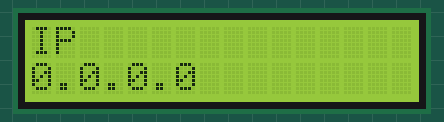
This sketch was run on a simulated ESP8266 (NodeMCU). Parts: 16×2 character LCD. Uploads are accepted with an empty reply.

Above: at 0.1 s.
At 5.4 s:
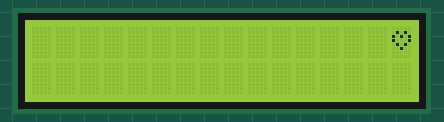
At 7.7 s:
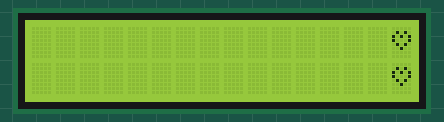
At 12.2 s:
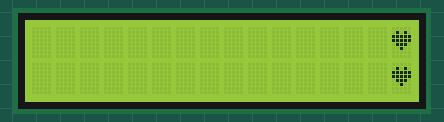

The sketch:

korbit_ticker_BTC_BCH.ino
```cpp
#include <ESP8266WiFi.h>
#include <ESP8266HTTPClient.h>
#include <WiFiClientSecure.h>
#include <Wire.h>
#include <LiquidCrystal_I2C.h>

//i2c 어드레스는 간혹 바뀌니까 안되면 i2c스켄 필요
LiquidCrystal_I2C lcd(0x3F, 16, 2);
WiFiClientSecure client;

//custom char
byte HEART1[8] = {0x0, 0xa, 0x15, 0x11, 0xa, 0x4, 0x0};
byte HEART2[8] = {0x0, 0xa, 0x1f, 0x1f, 0xe, 0x4, 0x0};

//server info
const char* host = "api.korbit.co.kr";
const int httpsPort = 443;
String btcurl = "/v1/ticker?currency_pair=btc_krw";
String bchurl = "/v1/ticker?currency_pair=bch_krw";

int getBIT(int type) {
  WiFi.waitForConnectResult();

  if (!client.connect(host, httpsPort)) {
    return 0;
  }
  client.print(String("GET ") + (type == 1 ? btcurl : bchurl) + " HTTP/1.1\r\n" +
               "Host: " + host + "\r\n" +
               "User-Agent: ESP8266\r\n" +
               "Connection: close\r\n\r\n");

  while (client.connected()) {
    if (client.readStringUntil('\n') == "\r") {
      break;
    }
  }
  return 1;
}

int parsePrice() {
  static int start_idx;
  static int end_idx ;
  static String prc;
  static String payload;
  payload = client.readStringUntil('\n');
  start_idx = payload.lastIndexOf(":\"") + 2;
  end_idx = payload.lastIndexOf("\"}");
  prc = payload.substring(start_idx, end_idx);
  return prc.toInt();
}

int getCoin() {
  if (getBIT(1) == 0) {
    return -1;
  }
  return parsePrice();
}

int getCache() {
  if (getBIT(0) == 0) {
    return -1;
  }
  return parsePrice();
}

void btcDraw(int linePos) {
  static int old_price = 0;
  static int price;
  static int keyBlink = 0;
  price = getCoin();
  lcd.setCursor(15, linePos);
  if (keyBlink == 0) {
    lcd.write(byte(0));
  }
  else {
    lcd.write(byte(1));
  }
  keyBlink = 1 - keyBlink;
  if (old_price != price) {
    lcd.setCursor(0, linePos);
    lcd.print("BTC");
    lcd.setCursor(3, linePos);
    lcd.print("            ");
    lcd.setCursor(4, linePos);
    lcd.print(price == -1 ? "ERR" : String(price));
    old_price = price;
    ESP.wdtFeed();
  }
}

void bchDraw(int linePos) {
  static int old_price = 0;
  static int price;
  static int keyBlink = 0;
  price = getCache();
  lcd.setCursor(15, linePos);
  if (keyBlink == 0) {
    lcd.write(byte(0));
  }
  else {
    lcd.write(byte(1));
  }
  keyBlink = 1 - keyBlink;
  if (old_price != price) {
    lcd.setCursor(0, linePos);
    lcd.print("BCH");
    lcd.setCursor(3, linePos);
    lcd.print("            ");
    lcd.setCursor(4, linePos);
    lcd.print(price == -1 ? "ERR" : String(price));
    old_price = price;
  }
}
void setup() {
  ESP.wdtEnable(10000);
  WiFi.waitForConnectResult();
  Serial.begin(115200);
  lcd.begin();
  lcd.createChar(0, HEART1);
  lcd.createChar(1, HEART2);
  lcd.backlight();
  lcd.clear();
  lcd.setCursor(0, 0);
  lcd.print("IP");
  lcd.setCursor(0, 1);
  lcd.print(WiFi.localIP());
  delay(4000);
  lcd.clear();
}

void loop() {
  btcDraw(0);
  delay(1000);
  bchDraw(1);
  delay(1000);
}
```

Measured:
- by itself, everything shown: repeats every 9.1 s, in 4 steps
- what the display in image 1 shows lasts 2.2 s, from 5.4 s to 7.6 s
